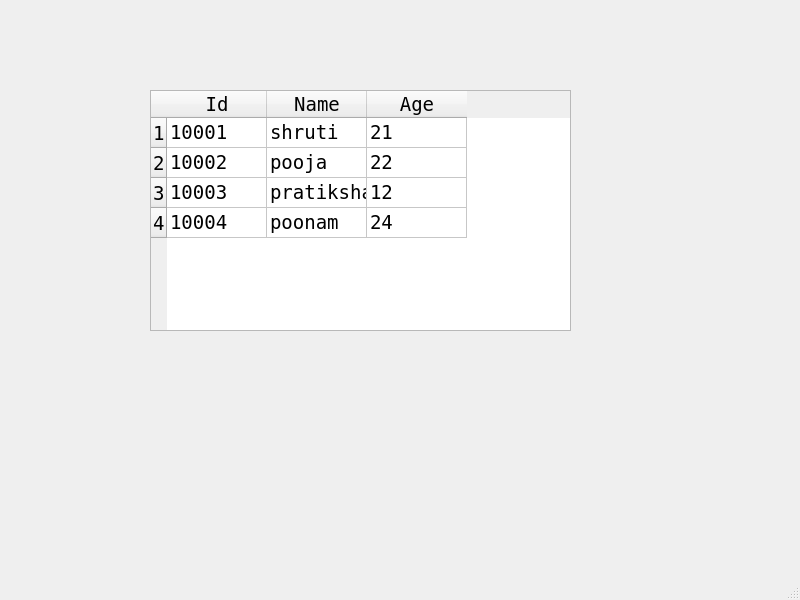
<?xml version="1.0" encoding="UTF-8"?>
<ui version="4.0">
 <class>MainWindow</class>
 <widget class="QMainWindow" name="MainWindow">
  <property name="geometry">
   <rect>
    <x>0</x>
    <y>0</y>
    <width>800</width>
    <height>600</height>
   </rect>
  </property>
  <property name="windowTitle">
   <string>MainWindow</string>
  </property>
  <widget class="QWidget" name="centralwidget">
   <widget class="QTableWidget" name="tableWidget">
    <property name="geometry">
     <rect>
      <x>150</x>
      <y>90</y>
      <width>421</width>
      <height>241</height>
     </rect>
    </property>
    <property name="font">
     <font>
      <family>Terminal</family>
      <pointsize>14</pointsize>
     </font>
    </property>
    <property name="editTriggers">
     <set>QAbstractItemView::EditTrigger::NoEditTriggers</set>
    </property>
    <property name="selectionMode">
     <enum>QAbstractItemView::SelectionMode::SingleSelection</enum>
    </property>
    <property name="textElideMode">
     <enum>Qt::TextElideMode::ElideNone</enum>
    </property>
    <row/>
    <row/>
    <row/>
    <row/>
    <column>
     <property name="text">
      <string>Id</string>
     </property>
    </column>
    <column>
     <property name="text">
      <string>Name</string>
     </property>
    </column>
    <column>
     <property name="text">
      <string>Age</string>
     </property>
    </column>
    <item row="0" column="0">
     <property name="text">
      <string>10001</string>
     </property>
    </item>
    <item row="0" column="1">
     <property name="text">
      <string>shruti</string>
     </property>
    </item>
    <item row="0" column="2">
     <property name="text">
      <string>21</string>
     </property>
    </item>
    <item row="1" column="0">
     <property name="text">
      <string>10002</string>
     </property>
    </item>
    <item row="1" column="1">
     <property name="text">
      <string>pooja</string>
     </property>
    </item>
    <item row="1" column="2">
     <property name="text">
      <string>22</string>
     </property>
    </item>
    <item row="2" column="0">
     <property name="text">
      <string>10003</string>
     </property>
    </item>
    <item row="2" column="1">
     <property name="text">
      <string>pratiksha</string>
     </property>
    </item>
    <item row="2" column="2">
     <property name="text">
      <string>12</string>
     </property>
    </item>
    <item row="3" column="0">
     <property name="text">
      <string>10004</string>
     </property>
    </item>
    <item row="3" column="1">
     <property name="text">
      <string>poonam</string>
     </property>
    </item>
    <item row="3" column="2">
     <property name="text">
      <string>24</string>
     </property>
    </item>
   </widget>
  </widget>
  <widget class="QMenuBar" name="menubar">
   <property name="geometry">
    <rect>
     <x>0</x>
     <y>0</y>
     <width>800</width>
     <height>22</height>
    </rect>
   </property>
  </widget>
  <widget class="QStatusBar" name="statusbar"/>
 </widget>
 <resources/>
 <connections/>
</ui>
